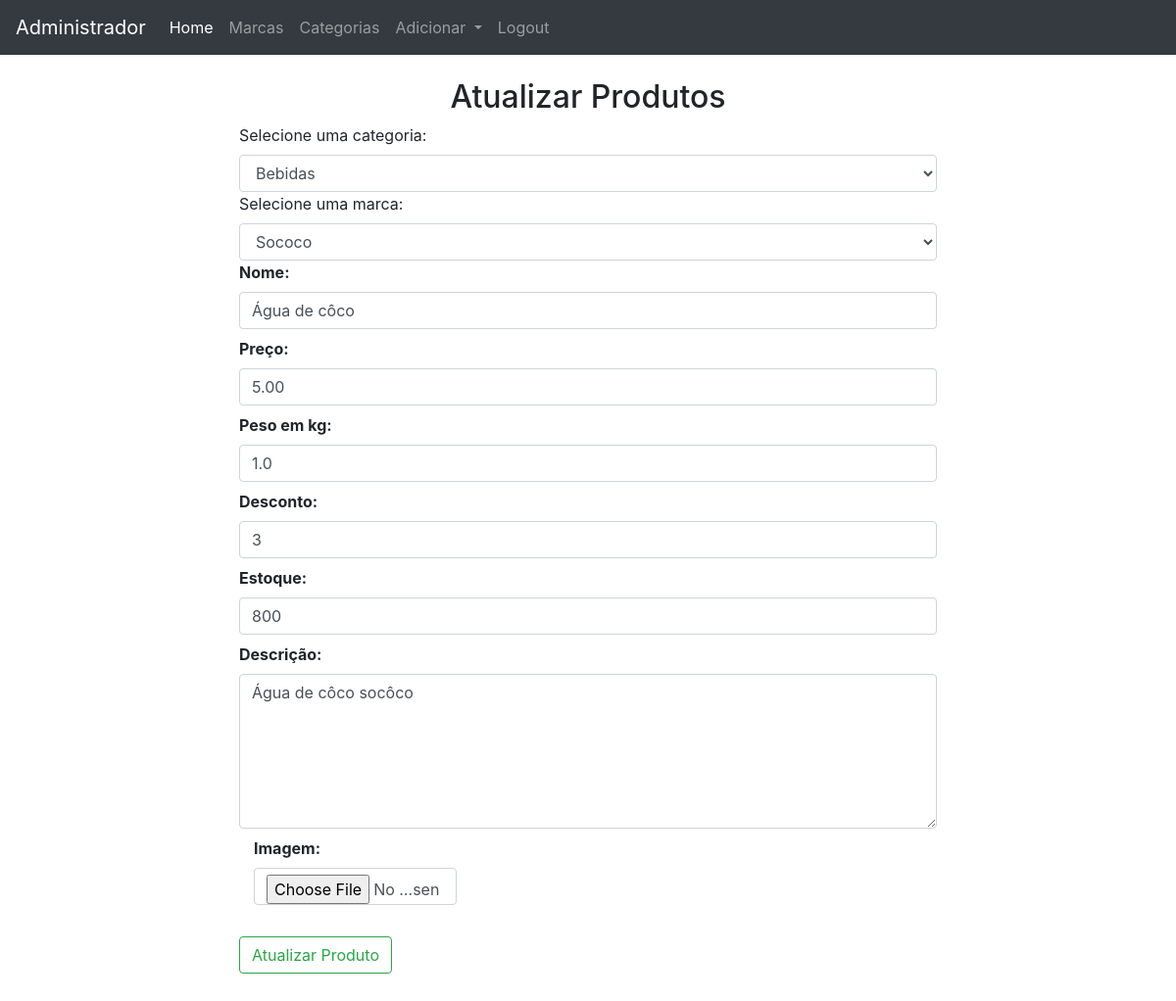
Page /admin/updateproduto/5 (signed in) on the committed database.
### loja/produtos/models.py (models this page shows, shortened)
class Categoria(db.Model):
    id = db.Column(db.Integer, primary_key=True)
    name = db.Column(db.String(30),nullable=False,unique=True)

class Marca(db.Model):
    id = db.Column(db.Integer, primary_key=True)
    name = db.Column(db.String(30),nullable=False,unique=True)

class Produto(db.Model):
    id = db.Column(db.Integer, primary_key=True)
    name = db.Column(db.String(80), nullable=False)
    price = db.Column(db.Numeric(10,2), nullable=False)
    discount = db.Column(db.Integer, default=0)
    stock = db.Column(db.Integer, nullable=False)
    weight= db.Column(db.Float, nullable=False)
    description= db.Column(db.Text, nullable=False)
    pub_date = db.Column(db.DateTime, nullable=False, default=datetime.utcnow)
    marca_id = db.Column(db.Integer, db.ForeignKey('marca.id'),nullable=False)
    marca = db.relationship('Marca', backref=db.backref('marcas', lazy=True))
    categoria_id = db.Column(db.Integer, db.ForeignKey('categoria.id'),nullable=False)
    categoria = db.relationship('Categoria', backref=db.backref('categorias', lazy=True))
    image= db.Column(db.String(150), nullable=True, default='image.jpg')

### loja/produtos/rotas.py (the view, shortened to what this page needs)
@app.route('/admin/updateproduto/<int:id>', methods=['GET', 'POST'])
def updateproduto(id):
    if 'email' not in session:
        flash(f'Realize o login!','danger')
        return redirect(url_for('adminLogin'))
    marcas = Marca.query.all()
    categorias = Categoria.query.all()
    produto = Produto.query.get_or_404(id)
    marca= request.form.get('marca')
    categoria= request.form.get('categoria')
    form= Addprodutos(request.form)
    form.name.data = produto.name
    form.price.data = produto.price
    form.description.data = produto.description
    form.stock.data = produto.stock
    form.weight.data = produto.weight
    form.discount.data = produto.discount
    return render_template('/produtos/updateproduto.html',title='Atualizar Produtos', form=form, marcas=marcas, categorias=categorias, produto=produto)

### loja/produtos/forms.py
class Addprodutos(Form):
    name = StringField('Nome:', [validators.DataRequired()])
    price = DecimalField('Preço:', [validators.DataRequired()])
    weight = FloatField('Peso em kg:', [validators.DataRequired()])
    discount = IntegerField('Desconto:', [validators.DataRequired()])
    stock = IntegerField('Estoque:', [validators.DataRequired()])
    description = TextAreaField('Descrição:', [validators.DataRequired()])
    image = FileField('Imagem:',validators=[FileAllowed(['jpg','png','gif','jpeg'])])

### loja/templates/produtos/updateproduto.html (shortened to what this page needs)
{% extends "layoutsAdmin.html" %}
{% block content %}
<div class="container">
    <div class="row">
        <div class="col-md-2 "></div>
        <div class="col-md-8 p-4">
            <h2 class="text-center">Atualizar Produtos</h2>
            {% from "_formhelpers.html" import render_field %}
            <form action="" method="POST" enctype="multipart/form-data">
                <label for="categoria">Selecione uma categoria:</label>
                <select name="categoria" id="categoria" class="form-control" required>
                    <option value="{{produto.categoria_id}}">{{produto.categoria.name}}</option>
                </select>
                <label for="marca">Selecione uma marca:</label>
                <select name="marca" id="marca" class="form-control" required>
                    <option value="{{produto.marca_id}}">{{produto.marca.name}}</option>
                </select>
                {{ render_field(form.name, class="form-control", placeholder="Nome do produto")}}
                {{ render_field(form.price, class="form-control", placeholder="Preço do produto")}}
                {{ render_field(form.weight, class="form-control", placeholder="Estoque do produto")}}
                {{ render_field(form.discount, class="form-control", placeholder="Desconto do produto")}}
                {{ render_field(form.stock, class="form-control", placeholder="Estoque do produto")}}
                {{ render_field(form.description, class="form-control", placeholder="Descrição do produto", rows="6")}}
                <div class="container">
                    <div class="row">
                        <div class="col-md-4">
                            {{ render_field(form.image, class="form-control")}}
                        </div>
                    </div>
                </div>
                <button type="submit" class="btn btn-outline-success mt-4 mb-5">Atualizar Produto</button>
            </form>
        </div>
        <div class="col-md-2"></div>
    </div>
</div>
{% endblock content %}

### rows in the picture
Categoria: categoria "Bebidas"
Marca: marca "Sococo"
Produto: name "Água de côco", price "5.00", weight "1.0", discount "3", stock "800", description "Água de côco socôco"

### other values in the picture
{{ field.label }} "Nome: Preço: Peso em kg: Desconto: Estoque: Descrição: Imagem:"
